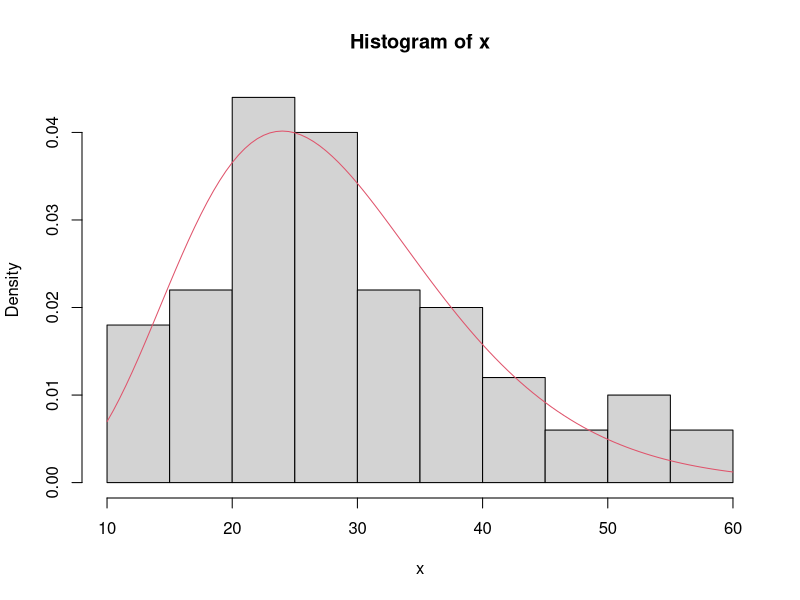
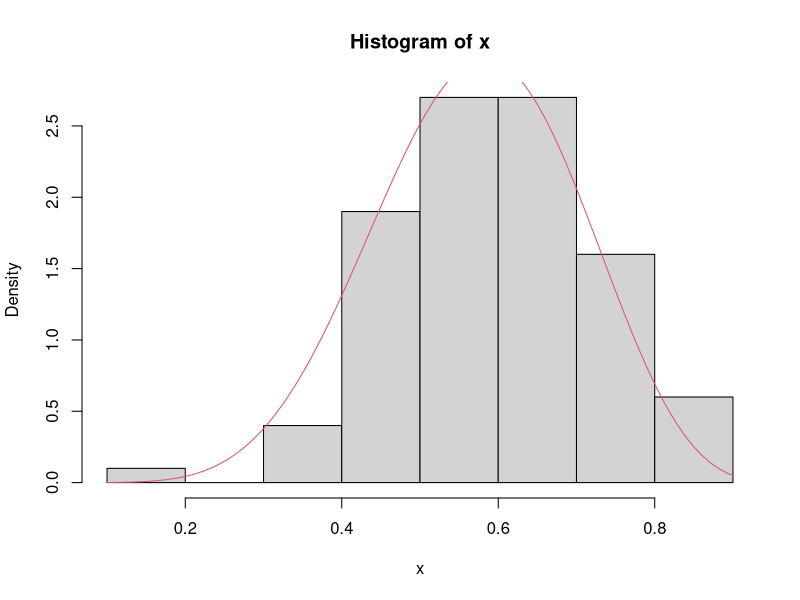

Write R code to recreate these figures, in order.
#Distribuição de Erlang – A distribuição Erlang é uma distribuição Gama(n,λ), onde n é um número inteiro positivo. Sabe-se que, se Y1,...,Yn  uma amostra aleatória da Exp(lambda) então sua soma tem dist. Gama(n,lambda)
#Gere uma amostra de tamanho 100 da Gama(7,0,25),onde E(X) = 7/0.25 = 28
set.seed(1234)
lam=0.25
n=7
m=100
s1=NULL
for (i in 1:m){
  u1=runif(n)
  (f1=-(1/lam)*log(1-u1))
  (s1[i]=sum(f1))
 }
x=s1
hist(x,freq=F)
curve(dgamma(x,n,lam),col=2,add=T)
m/lam
mean(x)

#Gere uma amostra da Beta(8,6)
set.seed(1234)
n1=8
n2=6
lam=1
b1=lam
b2=lam
m=100
s1=NULL
s2=NULL
B=NULL
for (i in 1:m){
  u1=runif(n1)
  u2=runif(n2)
  (f1=-(1/b1)*log(1-u1))
  (f2=-(1/b2)*log(1-u2))
  (s1[i]=sum(f1))
  (s2[i]=sum(f2))
  B[i]=s1[i]/(s1[i]+s2[i])
}
x=B
hist(x,freq = F)
curve(dbeta(x,n1,n2),col=2,add=T)
mean(x)
n1/(n1+n2)
